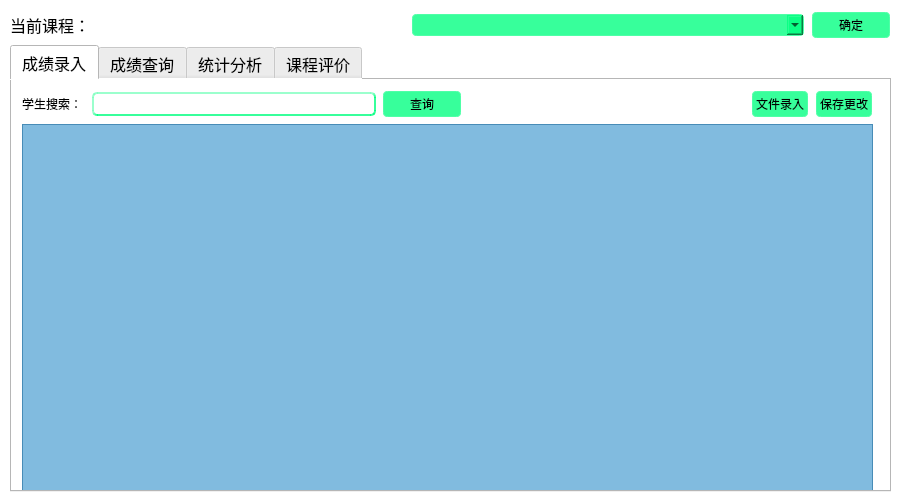
<?xml version="1.0" encoding="UTF-8"?>
<ui version="4.0">
 <class>TeacherModuleWidget</class>
 <widget class="QWidget" name="TeacherModuleWidget">
  <property name="geometry">
   <rect>
    <x>0</x>
    <y>0</y>
    <width>900</width>
    <height>500</height>
   </rect>
  </property>
  <property name="minimumSize">
   <size>
    <width>900</width>
    <height>500</height>
   </size>
  </property>
  <property name="maximumSize">
   <size>
    <width>900</width>
    <height>500</height>
   </size>
  </property>
  <property name="windowTitle">
   <string>Form</string>
  </property>
  <property name="styleSheet">
   <string notr="true">background-color: rgb(255, 255, 255);</string>
  </property>
  <widget class="QWidget" name="layoutWidget">
   <property name="geometry">
    <rect>
     <x>10</x>
     <y>11</y>
     <width>881</width>
     <height>481</height>
    </rect>
   </property>
   <layout class="QVBoxLayout" name="verticalLayout_3">
    <item>
     <layout class="QHBoxLayout" name="horizontalLayout">
      <item>
       <widget class="QLabel" name="label">
        <property name="font">
         <font>
          <family>楷体</family>
          <pointsize>12</pointsize>
         </font>
        </property>
        <property name="text">
         <string>当前课程：</string>
        </property>
       </widget>
      </item>
      <item>
       <widget class="QComboBox" name="comboBox_course">
        <property name="minimumSize">
         <size>
          <width>300</width>
          <height>0</height>
         </size>
        </property>
        <property name="styleSheet">
         <string notr="true">background-color:rgba(0, 255, 127, 200);
border-style:outset;
border-width:2px;
border-radius:5px;
border-color:rgba(255,255,255,30);
font: 12pt &quot;楷体&quot;;
color:rgb(0,0,0);
padding:2px;</string>
        </property>
       </widget>
      </item>
      <item>
       <widget class="QPushButton" name="button_change_course">
        <property name="minimumSize">
         <size>
          <width>80</width>
          <height>0</height>
         </size>
        </property>
        <property name="maximumSize">
         <size>
          <width>80</width>
          <height>16777215</height>
         </size>
        </property>
        <property name="styleSheet">
         <string notr="true">background-color:rgba(0, 255, 127, 200);
border-style:outset;
border-width:2px;
border-radius:5px;
border-color:rgba(255,255,255,30);
font: 12pt &quot;楷体&quot;;
color:rgb(0,0,0);
padding:3px;</string>
        </property>
        <property name="text">
         <string>确定</string>
        </property>
       </widget>
      </item>
     </layout>
    </item>
    <item>
     <widget class="QTabWidget" name="tabWidget">
      <property name="font">
       <font>
        <family>楷体</family>
        <pointsize>12</pointsize>
       </font>
      </property>
      <property name="styleSheet">
       <string notr="true">background-color: rgb(255, 255, 255);</string>
      </property>
      <property name="currentIndex">
       <number>0</number>
      </property>
      <widget class="QWidget" name="tab">
       <attribute name="title">
        <string notr="true">成绩录入</string>
       </attribute>
       <widget class="QWidget" name="layoutWidget">
        <property name="geometry">
         <rect>
          <x>10</x>
          <y>10</y>
          <width>851</width>
          <height>401</height>
         </rect>
        </property>
        <layout class="QVBoxLayout" name="verticalLayout_2">
         <item>
          <layout class="QHBoxLayout" name="horizontalLayout_2">
           <item>
            <widget class="QLabel" name="label_2">
             <property name="text">
              <string>学生搜索： </string>
             </property>
            </widget>
           </item>
           <item>
            <widget class="QLineEdit" name="edit_search">
             <property name="styleSheet">
              <string notr="true">background-color:rgba(255, 255, 255, 200);
border-style:outset;
border-width:2px;
border-radius:5px;
border-color:rgba(0, 255, 127, 200);
font: 11pt &quot;楷体&quot;;
color:rgb(0,0,0);
padding:2px;</string>
             </property>
            </widget>
           </item>
           <item>
            <widget class="QPushButton" name="button_search">
             <property name="minimumSize">
              <size>
               <width>80</width>
               <height>0</height>
              </size>
             </property>
             <property name="styleSheet">
              <string notr="true">background-color:rgba(0, 255, 127, 200);
border-style:outset;
border-width:2px;
border-radius:5px;
border-color:rgba(255,255,255,30);
font: 12pt &quot;楷体&quot;;
color:rgb(0,0,0);
padding:3px;</string>
             </property>
             <property name="text">
              <string>查询</string>
             </property>
            </widget>
           </item>
           <item>
            <spacer name="horizontalSpacer_5">
             <property name="orientation">
              <enum>Qt::Horizontal</enum>
             </property>
             <property name="sizeHint" stdset="0">
              <size>
               <width>40</width>
               <height>20</height>
              </size>
             </property>
            </spacer>
           </item>
           <item>
            <widget class="QPushButton" name="button_readFile">
             <property name="styleSheet">
              <string notr="true">background-color:rgba(0, 255, 127, 200);
border-style:outset;
border-width:2px;
border-radius:5px;
border-color:rgba(255,255,255,30);
font: 12pt &quot;楷体&quot;;
color:rgb(0,0,0);
padding:3px;</string>
             </property>
             <property name="text">
              <string>文件录入</string>
             </property>
            </widget>
           </item>
           <item>
            <widget class="QPushButton" name="button_save_score">
             <property name="styleSheet">
              <string notr="true">background-color:rgba(0, 255, 127, 200);
border-style:outset;
border-width:2px;
border-radius:5px;
border-color:rgba(255,255,255,30);
font: 12pt &quot;楷体&quot;;
color:rgb(0,0,0);
padding:3px;</string>
             </property>
             <property name="text">
              <string>保存更改</string>
             </property>
            </widget>
           </item>
          </layout>
         </item>
         <item>
          <widget class="QTableView" name="tableView_set_score">
           <property name="styleSheet">
            <string notr="true">background-color: rgba(41, 139, 201, 150);
border-color: rgba(41, 139, 201, 150);
font: 12pt;
color: black;</string>
           </property>
          </widget>
         </item>
        </layout>
       </widget>
      </widget>
      <widget class="QWidget" name="tab_2">
       <attribute name="title">
        <string notr="true">成绩查询</string>
       </attribute>
       <widget class="QWidget" name="layoutWidget">
        <property name="geometry">
         <rect>
          <x>13</x>
          <y>11</y>
          <width>851</width>
          <height>401</height>
         </rect>
        </property>
        <layout class="QVBoxLayout" name="verticalLayout">
         <item>
          <layout class="QHBoxLayout" name="horizontalLayout_3">
           <item>
            <widget class="QLabel" name="label_5">
             <property name="text">
              <string>选择班级：</string>
             </property>
            </widget>
           </item>
           <item>
            <widget class="QComboBox" name="comboBox_classNo">
             <property name="minimumSize">
              <size>
               <width>80</width>
               <height>0</height>
              </size>
             </property>
             <property name="styleSheet">
              <string notr="true">background-color:rgba(0, 255, 127, 200);
border-style:outset;
border-width:2px;
border-radius:5px;
border-color:rgba(255,255,255,30);
font: 12pt &quot;楷体&quot;;
color:rgb(0,0,0);
padding:2px;</string>
             </property>
             <item>
              <property name="text">
               <string>所有班级</string>
              </property>
             </item>
            </widget>
           </item>
           <item>
            <widget class="QLabel" name="label_3">
             <property name="text">
              <string>搜索学生：</string>
             </property>
            </widget>
           </item>
           <item>
            <widget class="QLineEdit" name="edit_student">
             <property name="styleSheet">
              <string notr="true">background-color:rgba(255, 255, 255, 200);
border-style:outset;
border-width:2px;
border-radius:5px;
border-color:rgba(0, 255, 127, 200);
font: 11pt &quot;楷体&quot;;
color:rgb(0,0,0);
padding:2px;</string>
             </property>
            </widget>
           </item>
           <item>
            <widget class="QLabel" name="label_4">
             <property name="text">
              <string>成绩区间：</string>
             </property>
            </widget>
           </item>
           <item>
            <widget class="QLineEdit" name="edit_low">
             <property name="maximumSize">
              <size>
               <width>30</width>
               <height>16777215</height>
              </size>
             </property>
             <property name="styleSheet">
              <string notr="true">background-color:rgba(255, 255, 255, 200);
border-style:outset;
border-width:2px;
border-radius:5px;
border-color:rgba(0, 255, 127, 200);
font: 11pt &quot;楷体&quot;;
color:rgb(0,0,0);
padding:2px;</string>
             </property>
             <property name="maxLength">
              <number>3</number>
             </property>
            </widget>
           </item>
           <item>
            <widget class="Line" name="line">
             <property name="orientation">
              <enum>Qt::Horizontal</enum>
             </property>
            </widget>
           </item>
           <item>
            <widget class="QLineEdit" name="edit_high">
             <property name="maximumSize">
              <size>
               <width>30</width>
               <height>16777215</height>
              </size>
             </property>
             <property name="styleSheet">
              <string notr="true">background-color:rgba(255, 255, 255, 200);
border-style:outset;
border-width:2px;
border-radius:5px;
border-color:rgba(0, 255, 127, 200);
font: 11pt &quot;楷体&quot;;
color:rgb(0,0,0);
padding:2px;</string>
             </property>
             <property name="maxLength">
              <number>3</number>
             </property>
            </widget>
           </item>
           <item>
            <spacer name="horizontalSpacer_2">
             <property name="orientation">
              <enum>Qt::Horizontal</enum>
             </property>
             <property name="sizeHint" stdset="0">
              <size>
               <width>20</width>
               <height>20</height>
              </size>
             </property>
            </spacer>
           </item>
           <item>
            <widget class="QPushButton" name="button_search_2">
             <property name="minimumSize">
              <size>
               <width>80</width>
               <height>0</height>
              </size>
             </property>
             <property name="styleSheet">
              <string notr="true">background-color:rgba(0, 255, 127, 200);
border-style:outset;
border-width:2px;
border-radius:5px;
border-color:rgba(255,255,255,30);
font: 12pt &quot;楷体&quot;;
color:rgb(0,0,0);
padding:3px;</string>
             </property>
             <property name="text">
              <string>查询</string>
             </property>
            </widget>
           </item>
           <item>
            <spacer name="horizontalSpacer">
             <property name="orientation">
              <enum>Qt::Horizontal</enum>
             </property>
             <property name="sizeHint" stdset="0">
              <size>
               <width>40</width>
               <height>20</height>
              </size>
             </property>
            </spacer>
           </item>
           <item>
            <spacer name="horizontalSpacer_3">
             <property name="orientation">
              <enum>Qt::Horizontal</enum>
             </property>
             <property name="sizeHint" stdset="0">
              <size>
               <width>40</width>
               <height>20</height>
              </size>
             </property>
            </spacer>
           </item>
           <item>
            <widget class="QPushButton" name="button_analysis">
             <property name="minimumSize">
              <size>
               <width>80</width>
               <height>0</height>
              </size>
             </property>
             <property name="maximumSize">
              <size>
               <width>80</width>
               <height>16777215</height>
              </size>
             </property>
             <property name="styleSheet">
              <string notr="true">background-color:rgba(0, 255, 127, 200);
border-style:outset;
border-width:2px;
border-radius:5px;
border-color:rgba(255,255,255,30);
font: 12pt &quot;楷体&quot;;
color:rgb(0,0,0);
padding:3px;</string>
             </property>
             <property name="text">
              <string>成绩分析</string>
             </property>
            </widget>
           </item>
          </layout>
         </item>
         <item>
          <widget class="QTableView" name="tableView_score">
           <property name="minimumSize">
            <size>
             <width>0</width>
             <height>0</height>
            </size>
           </property>
           <property name="styleSheet">
            <string notr="true">background-color: rgba(41, 139, 201, 150);
border-color: rgba(41, 139, 201, 150);
font: 12pt;
color: black;</string>
           </property>
          </widget>
         </item>
        </layout>
       </widget>
      </widget>
      <widget class="QWidget" name="tab_3">
       <attribute name="title">
        <string notr="true">统计分析</string>
       </attribute>
       <widget class="QChartView" name="chartWidget" native="true">
        <property name="geometry">
         <rect>
          <x>10</x>
          <y>10</y>
          <width>851</width>
          <height>401</height>
         </rect>
        </property>
        <property name="styleSheet">
         <string notr="true">background-color: rgba(41, 139, 201, 150);
border-color: rgba(41, 139, 201, 150);
font: 12pt;
color: black;</string>
        </property>
       </widget>
      </widget>
      <widget class="QWidget" name="tab_4">
       <attribute name="title">
        <string notr="true">课程评价</string>
       </attribute>
       <widget class="QListView" name="listView_comment">
        <property name="geometry">
         <rect>
          <x>10</x>
          <y>10</y>
          <width>851</width>
          <height>401</height>
         </rect>
        </property>
        <property name="styleSheet">
         <string notr="true">background-color: rgba(41, 139, 201, 150);
border-color: rgba(41, 139, 201, 150);
font: 12pt;
color: black;
selection-background-color: rgb(0, 85, 255)</string>
        </property>
       </widget>
      </widget>
     </widget>
    </item>
   </layout>
  </widget>
 </widget>
 <customwidgets>
  <customwidget>
   <class>QChartView</class>
   <extends>QWidget</extends>
   <header location="global">qchartview.h</header>
   <container>1</container>
  </customwidget>
 </customwidgets>
 <resources/>
 <connections/>
</ui>
